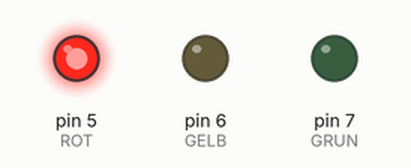
Recording of a sketch running on a simulated Arduino Uno, built with avr-gcc and run on an emulated ATmega328P. Shown: output pins drawn as LEDs (lit = HIGH).

Above: at 1.0 s.
At 2.5 s:
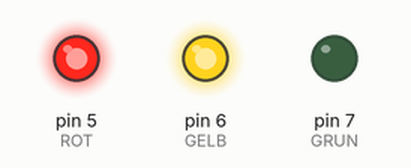
At 4.0 s:
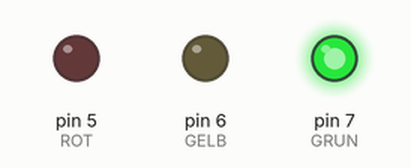
At 5.5 s:
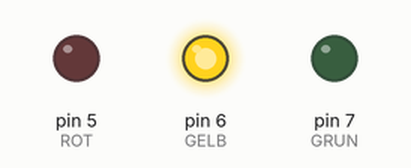
Timing chart, 0 to 7.8 s (numbered marks = the images above):
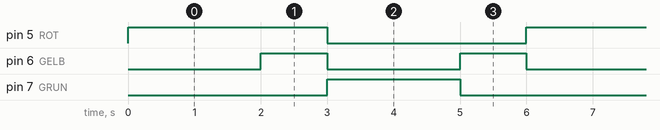

Measured:
- by itself, pin 5 (ROT): alternates HIGH for 3.0 s and LOW for 3.0 s
- by itself, pin 6 (GELB): alternates HIGH for 1.0 s and LOW for 2.0 s
- by itself, pin 7 (GRUN): alternates HIGH for 2.0 s and LOW for 4.0 s

The sketch:

6_eine_ampel_programmieren.ino
```cpp
int ROT=5;
int GELB=6;
int GRUN=7;

void setup() {
  // put your setup code here, to run once:
  pinMode(ROT, OUTPUT);
  pinMode(GELB, OUTPUT);
  pinMode(GRUN, OUTPUT);
}

void loop() {
  // put your main code here, to run repeatedly:
  digitalWrite(ROT, HIGH);
  delay(2000);
  digitalWrite(GELB, HIGH);
  delay(1000);
  digitalWrite(ROT, LOW);
  digitalWrite(GELB, LOW);
  digitalWrite(GRUN, HIGH);
  delay(2000);
  digitalWrite(GRUN, LOW);
  digitalWrite(GELB, HIGH);
  delay(1000);
  digitalWrite(GELB, LOW);
}
```
